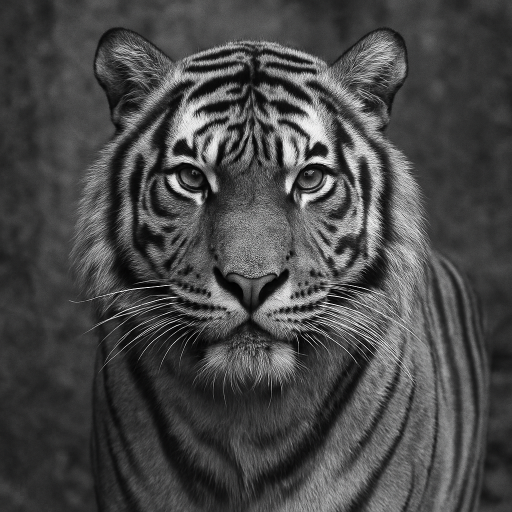
#> input picture images/tiger.png, 1024 x 1024 px (shown at 1/2 size)
$ jupyter execute 5.ipynb   (older library calls are emulated)
#> lines starting #> are read from the running program, lines starting #| are printed output that depends on the picture; after the words box and inside, x2 and y2 are one past the last pixel; in counts of white or black regions, pixels touching at a corner belong together
[cell 1]
import cv2
import numpy as np
import matplotlib.pyplot as plt

def show_image(title, img, cmap='gray'):
    plt.figure(figsize=(5, 5))
    plt.title(title)
    plt.imshow(img, cmap=cmap)
    plt.axis('off')
    plt.show()

# Load grayscale image
img = cv2.imread('images/tiger.png', cv2.IMREAD_GRAYSCALE)
#> img: shape (1024, 1024); min 0, max 255, mean 71.8
img = cv2.resize(img, (512, 512))
#> img: shape (512, 512)
show_image("Original Image", img)

# (a) Compare different edge detection algorithms (Spatial Domain)
edges_sobel = cv2.Sobel(img, cv2.CV_64F, 1, 1, ksize=3)
edges_laplacian = cv2.Laplacian(img, cv2.CV_64F)
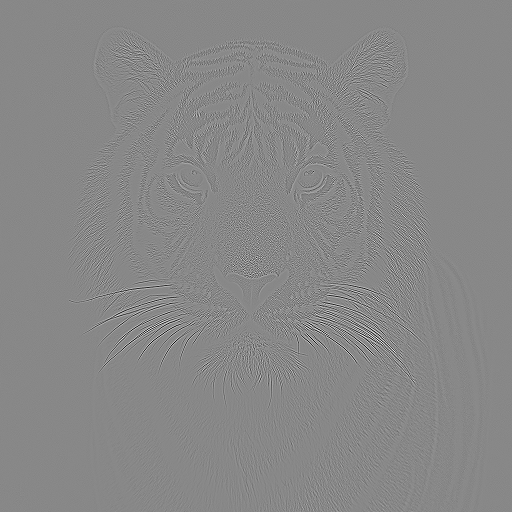
#> edges_laplacian: shape (512, 512) float64; min -655, max 573, mean 0; drawn with min black and max white
edges_canny = cv2.Canny(img, 100, 200)
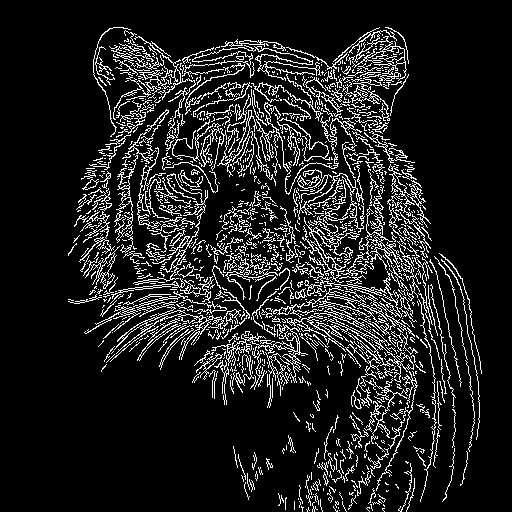
#> edges_canny: shape (512, 512); 12.3% white in thin lines or dots, all inside (x1, y1, x2, y2) = (68, 27, 482, 512)

show_image("Sobel Edge Detection", np.abs(edges_sobel).astype(np.uint8))
#> call 2 of show_image, with title = 'Sobel Edge Detection', cmap = 'gray'
#> in show_image (call 2), `plt.show()`:
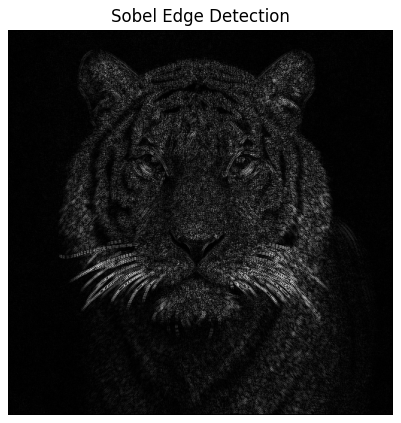
#> figure drawn by matplotlib, 1 panel
show_image("Laplacian Edge Detection", np.abs(edges_laplacian).astype(np.uint8))
#> call 3 of show_image, with title = 'Laplacian Edge Detection', cmap = 'gray'
#> in show_image (call 3), `plt.show()`:
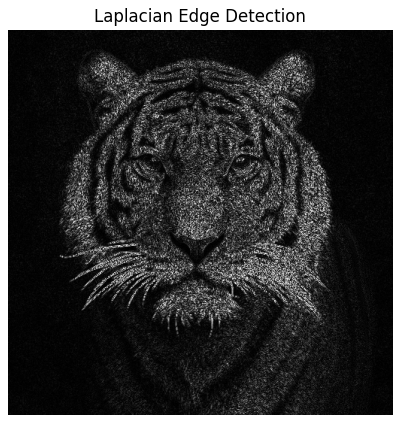
#> figure drawn by matplotlib, 1 panel
show_image("Canny Edge Detection", edges_canny)

# (b) Segmentation based on gray level (simple threshold slices)
_, seg1 = cv2.threshold(img, 60, 255, cv2.THRESH_BINARY)
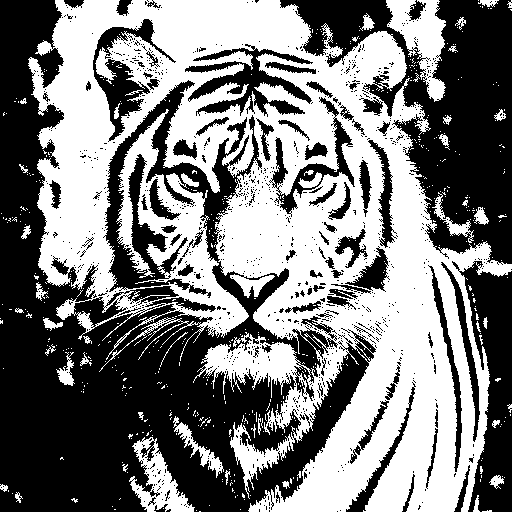
#> seg1: shape (512, 512); 48.8% white; 555 white regions (510 under 20 px), largest, box (x1, y1, x2, y2) and area: (28, 0, 512, 512) 118529, (386, 0, 446, 102) 2860, (129, 437, 195, 512) 1991
_, seg2 = cv2.threshold(img, 120, 255, cv2.THRESH_BINARY)
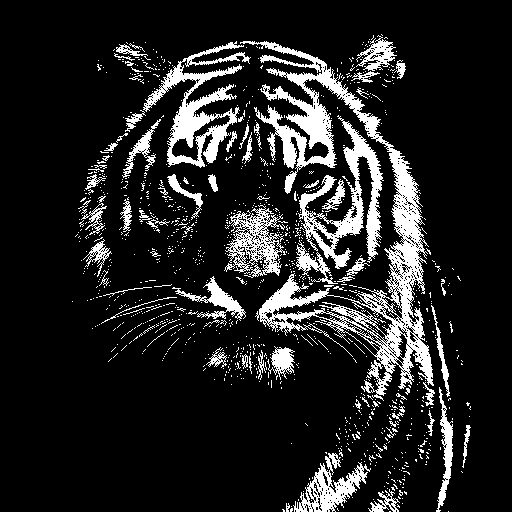
#> seg2: shape (512, 512); 13.8% white; 1122 white regions (1049 under 20 px), largest, box (x1, y1, x2, y2) and area: (240, 41, 434, 401) 13738, (143, 41, 251, 168) 3891, (298, 115, 384, 269) 3720
_, seg3 = cv2.threshold(img, 180, 255, cv2.THRESH_BINARY)
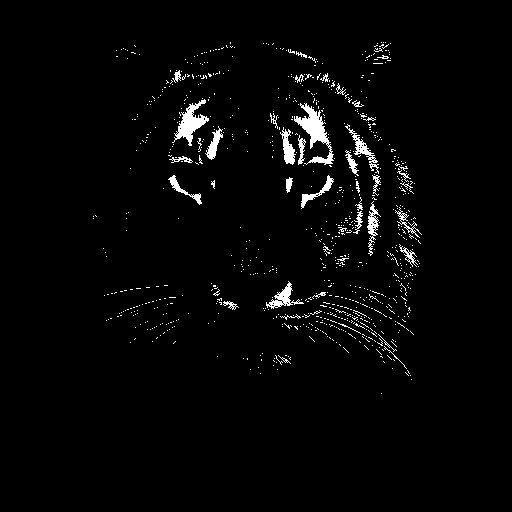
#> seg3: shape (512, 512); 2.5% white; 847 white regions (806 under 20 px), largest, box (x1, y1, x2, y2) and area: (294, 103, 334, 165) 852, (172, 99, 209, 146) 637, (266, 281, 304, 309) 323

show_image("Segmentation: Threshold = 60", seg1)
show_image("Segmentation: Threshold = 120", seg2)
show_image("Segmentation: Threshold = 180", seg3)

# (c) Global Thresholding (Basic implementation)
def global_thresholding(image, tol=1e-3):
#> called with tol = 0.001
    T = np.mean(image)
#> T = 71.88
    prev_T = 0

    while abs(T - prev_T) > tol:
        prev_T = T
        below_T = image[image < T]
        above_T = image[image >= T]

        mean1 = np.mean(below_T) if len(below_T) > 0 else 0
        mean2 = np.mean(above_T) if len(above_T) > 0 else 0
        T = (mean1 + mean2) / 2
#> this loop made 7 passes
#> (prev_T, mean1, mean2, T) on passes 1 to 7: (71.88, 46.16, 115.2, 80.66), (80.66, 49.11, 124.2, 86.66), (86.66, 50.71, 129.4, 90.04), (90.04, 51.62, 132.3, 91.96), (91.96, 51.83, 133, 92.41), (92.41, 52.05, 133.7, 92.86), (92.86, 52.05, 133.7, 92.86)

    _, segmented = cv2.threshold(image, T, 255, cv2.THRESH_BINARY)
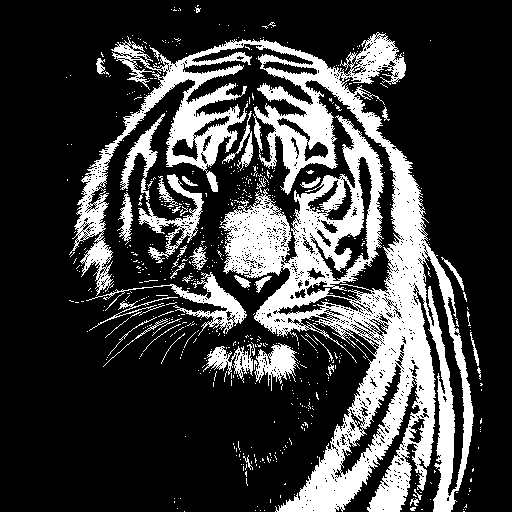
#> segmented: shape (512, 512); 24.3% white; 630 white regions (588 under 20 px), largest, box (x1, y1, x2, y2) and area: (69, 32, 474, 512) 53402, (120, 113, 204, 263) 2365, (86, 272, 247, 336) 1687
    return segmented, T

global_thresh_img, T = global_thresholding(img)
#> T = 92.86
show_image(f"Global Thresholding (T={T:.2f})", global_thresh_img)

# (d) Adaptive Thresholding
adaptive_mean = cv2.adaptiveThreshold(img, 255, cv2.ADAPTIVE_THRESH_MEAN_C,
                                      cv2.THRESH_BINARY, 11, 2)
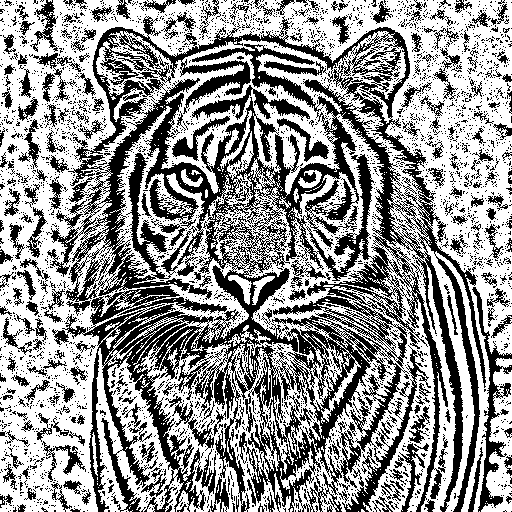
#> adaptive_mean: shape (512, 512); 57.9% white; 3441 black regions (3185 under 20 px), largest, box (x1, y1, x2, y2) and area: (47, 16, 486, 512) 77132, (472, 287, 512, 512) 1818, (192, 85, 310, 121) 1202
adaptive_gauss = cv2.adaptiveThreshold(img, 255, cv2.ADAPTIVE_THRESH_GAUSSIAN_C,
                                       cv2.THRESH_BINARY, 11, 2)
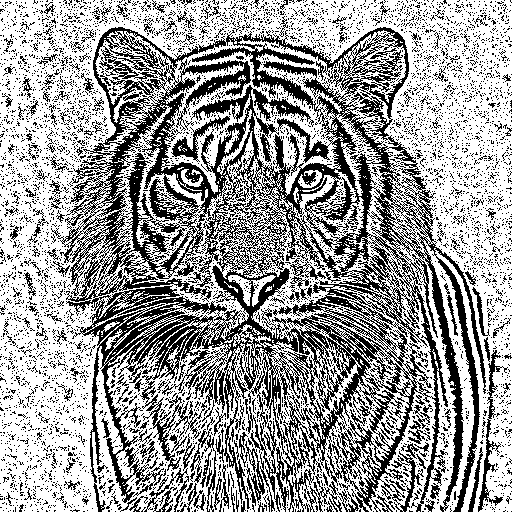
#> adaptive_gauss: shape (512, 512); 61.4% white; black in thin lines or dots

show_image("Adaptive Thresholding (Mean)", adaptive_mean)
show_image("Adaptive Thresholding (Gaussian)", adaptive_gauss)

$ run again, with images/1.png copied over images/tiger.png
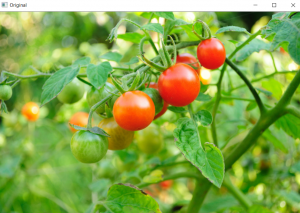
#> input picture images/1.png, 300 x 213 px
#> `edges_canny = cv2.Canny(img, 100, 200)`:
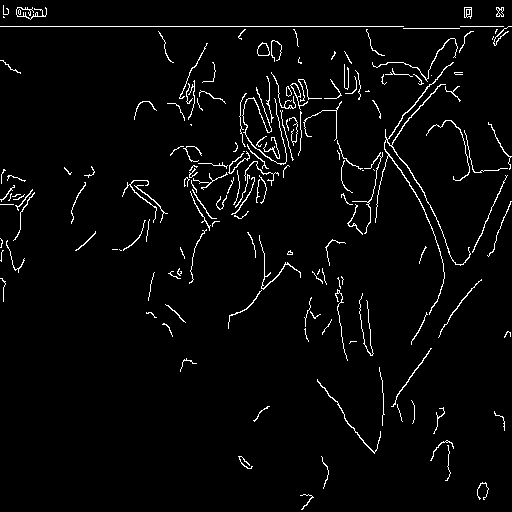
#> edges_canny: shape (512, 512); 3.1% white in thin lines or dots
#> seg1: shape (512, 512); 98.1% white; 39 black regions (21 under 20 px), largest, box (x1, y1, x2, y2) and area: (399, 29, 465, 77) 1422, (385, 264, 490, 409) 1114, (384, 142, 449, 268) 707
#> seg2: shape (512, 512); 71.6% white; 169 black regions (85 under 20 px), largest, box (x1, y1, x2, y2) and area: (328, 88, 512, 477) 19270, (163, 185, 354, 414) 11118, (235, 340, 428, 512) 10163
#> seg3: shape (512, 512); 17.3% white; 133 white regions (47 under 20 px), largest, box (x1, y1, x2, y2) and area: (0, 0, 512, 132) 20652, (407, 119, 511, 193) 3241, (109, 185, 154, 302) 1999
#> in global_thresholding, `T = np.mean(image)`: T = 145.2
#> the loop in global_thresholding, `while abs(T - prev_T) > tol:` made 8 passes
#> (prev_T, mean1, mean2, T) on passes 1 to 8: (145.2, 113.2, 181.5, 147.4), (147.4, 114.6, 183.3, 148.9), (148.9, 115.2, 184.2, 149.7), (149.7, 115.9, 185.1, 150.5), (150.5, 116.5, 186, 151.3), (151.3, 117.2, 187, 152.1), (152.1, 117.8, 188, 152.9), (152.9, 117.8, 188, 152.9)
#> segmented: shape (512, 512); 39% white; 131 white regions (64 under 20 px), largest, box (x1, y1, x2, y2) and area: (0, 0, 512, 370) 67128, (3, 232, 81, 373) 4317, (50, 337, 146, 469) 3684
#> `global_thresh_img, T = global_thresholding(img)`: T = 152.9
#> adaptive_mean: shape (512, 512); 62.6% white; 556 black regions (285 under 20 px), largest, box (x1, y1, x2, y2) and area: (297, 74, 512, 512) 13227, (0, 26, 512, 137) 11113, (235, 375, 375, 512) 4412
#> `adaptive_gauss = cv2.adaptiveThreshold(img, 255, cv2.ADAPTIVE_THRESH_G..`:
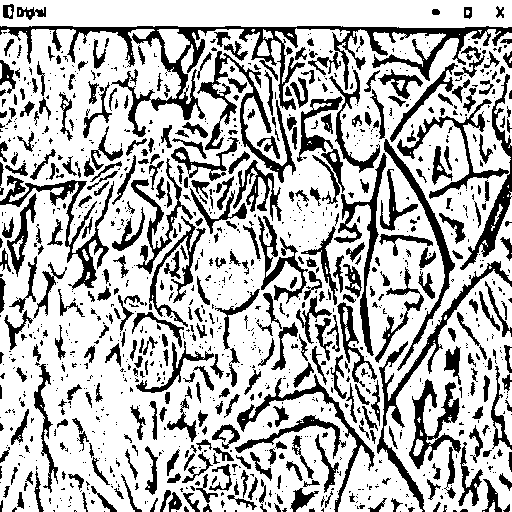
#> adaptive_gauss: shape (512, 512); 71.3% white; 1178 black regions (772 under 20 px), largest, box (x1, y1, x2, y2) and area: (0, 26, 512, 137) 7780, (377, 261, 512, 512) 2483, (197, 51, 296, 183) 2259
